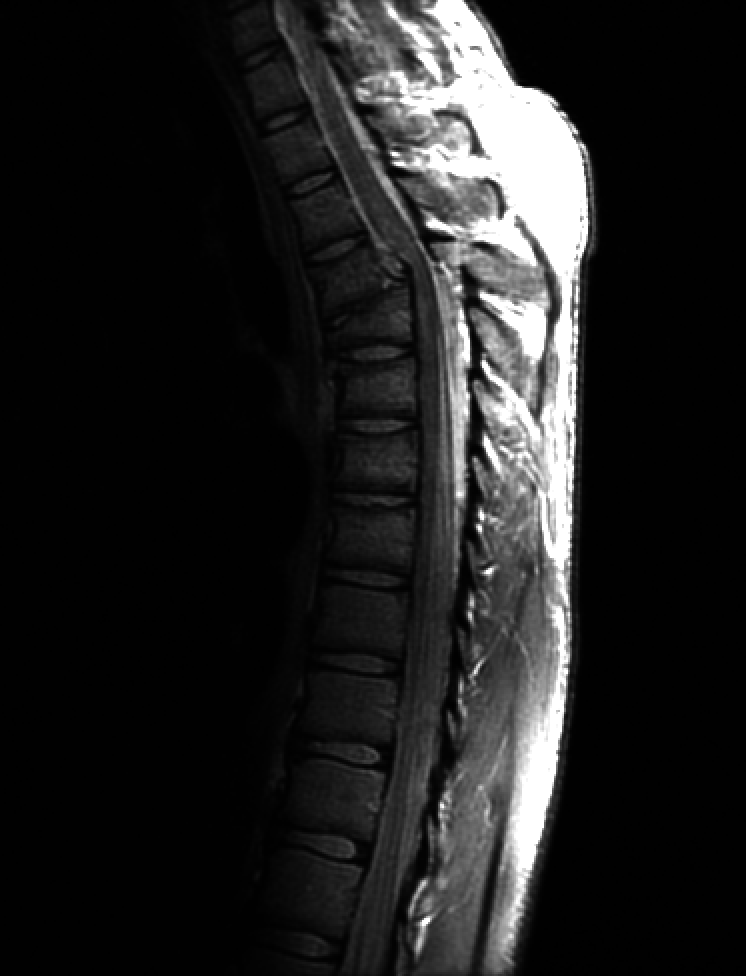
#> input picture histo.tif, 746 x 976 px
$ python image.py   (older library calls are emulated)
#> lines starting #> are read from the running program, lines starting #| are printed output that depends on the picture
#> further down, img is the input picture: shape (976, 746); min 0, max 255, mean 32.6
import numpy as np
import cv2
from matplotlib import pyplot as plt
def add(input_image1,input_image2):
    img=input_image1+input_image2
    cv2.imshow('image',img)
    pass
def sub(input_image1,input_image2):
    img=input_image1-input_image2
    cv2.imshow('image',img)
    pass
def mult(input_image1,input_image2):
    img=input_image1*input_image2
    cv2.imshow('image',img)
    pass
def div(input_image1,input_image2):
    img=input_image1/input_image2
    cv2.imshow('image',img)
    pass
def log(input_image):

    img00 = np.uint8(5*np.log1p(img))
    img2 = cv2.normalize(img00, img, 0, 255, cv2.NORM_MINMAX, dtype = cv2.CV_8U)
    img2=resize(img2)
    cv2.imshow('image',img2)


def power(input_image):
    lookUpTable = np.empty((1,256), np.uint8)
    for i in range(256):
        lookUpTable[0,i] = np.clip(pow(i / 255.0, 0.4) * 255.0, 0, 255)
    res = cv2.LUT(input_image, lookUpTable)
    res=resize(res)
    cv2.imshow('image',res)
def plotHisto(img):
    plt.hist(img.ravel(),256,[0,256]); plt.show()
#> after `plt.hist(img.ravel(), 256, [0, 256])`:
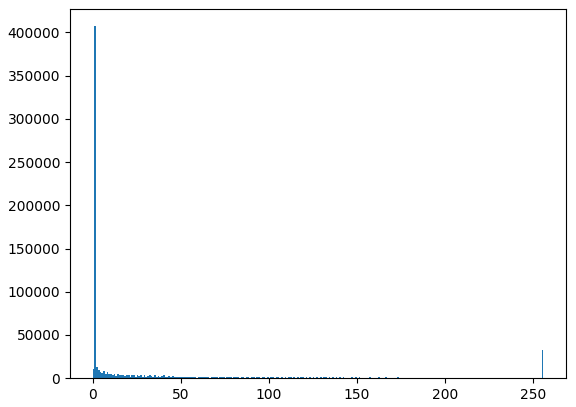
#> figure drawn by matplotlib, 1 panel; tallest bar 407152 high, from x = 1 to 2
    pass
def resize(input_image):
        scale_percent = 60
        width = int(input_image.shape[1] * scale_percent / 100)
        height = int(input_image.shape[0] * scale_percent / 100)
        dim = (width, height)
        resized = cv2.resize(input_image, dim, interpolation = cv2.INTER_AREA)
        return resized
def Hist(input_image):

        plotHisto(input_image)
        clahe = cv2.createCLAHE(clipLimit=2.0, tileGridSize=(8,8))
        cl1 = clahe.apply(img)
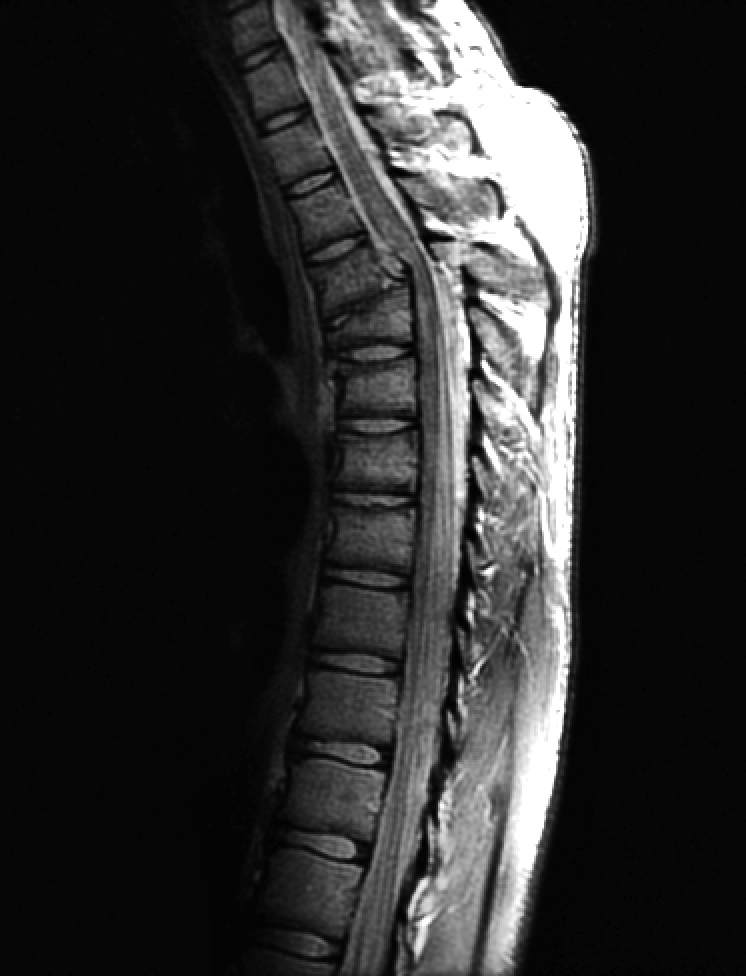
#> cl1: shape (976, 746); min 1, max 255, mean 45.3
        res = np.hstack((input_image, cl1))
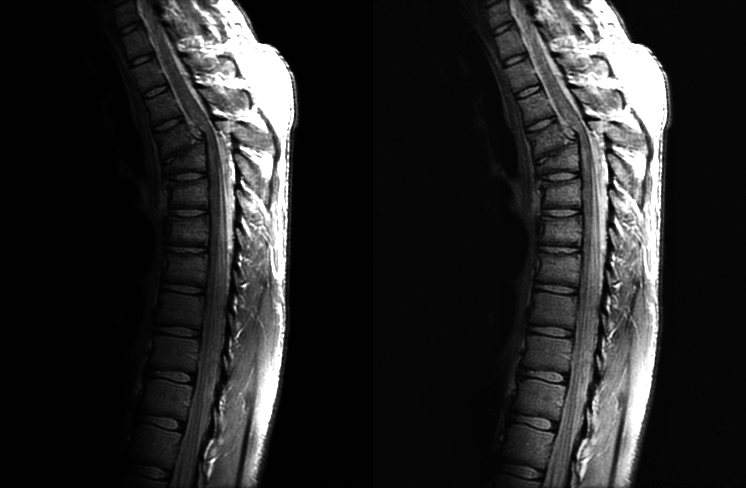
#> res: shape (976, 1492) (shown at 1/2 size); min 0, max 255, mean 39
        res=resize(res)
#> in resize, `resized = cv2.resize(input_image, dim, interpolation = cv2.INTER_AREA)`:
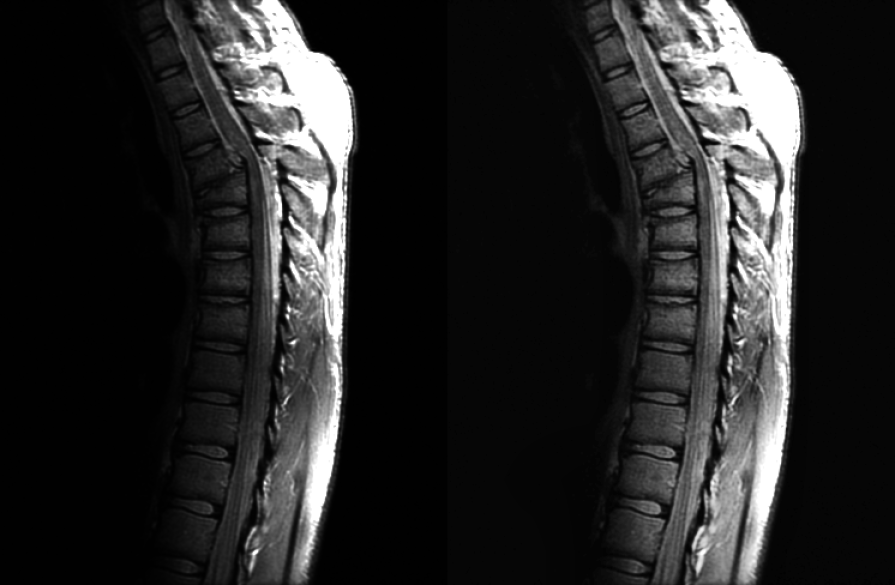
#> resized: shape (585, 895); min 0, max 255, mean 39
        plotHisto(res)
#> in plotHisto (call 2), `plt.hist(img.ravel(), 256, [0, 256])`:
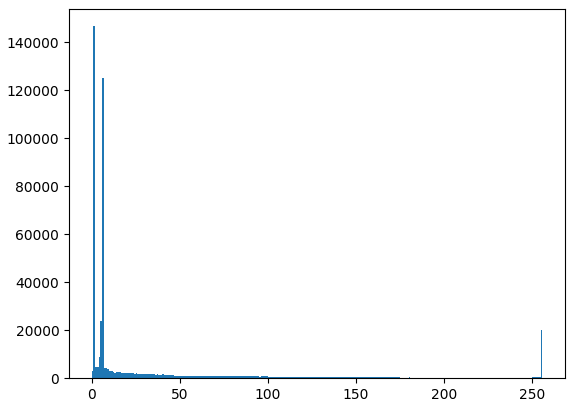
#> figure drawn by matplotlib, 1 panel; tallest bar 146734 high, from x = 1 to 2
        cv2.imshow('image1', res)

img = cv2.imread('histo.tif',0)

#log(img)

#cv2.imshow('image',img)

Hist(img)


k = cv2.waitKey(0)
#> (key Esc is pressed here)
if k == 27:         # wait for ESC key to exit
    cv2.destroyAllWindows()
